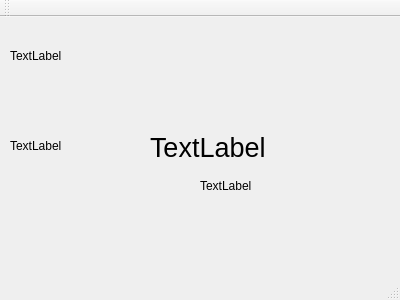
<?xml version="1.0" encoding="UTF-8"?>
<ui version="4.0">
 <class>GetWindow</class>
 <widget class="QMainWindow" name="GetWindow">
  <property name="geometry">
   <rect>
    <x>0</x>
    <y>0</y>
    <width>400</width>
    <height>300</height>
   </rect>
  </property>
  <property name="windowTitle">
   <string>GetWindow</string>
  </property>
  <widget class="QWidget" name="centralWidget">
   <widget class="QLabel" name="label">
    <property name="geometry">
     <rect>
      <x>10</x>
      <y>30</y>
      <width>101</width>
      <height>17</height>
     </rect>
    </property>
    <property name="text">
     <string>TextLabel</string>
    </property>
   </widget>
   <widget class="QLabel" name="label_2">
    <property name="geometry">
     <rect>
      <x>10</x>
      <y>120</y>
      <width>121</width>
      <height>17</height>
     </rect>
    </property>
    <property name="text">
     <string>TextLabel</string>
    </property>
   </widget>
   <widget class="QLabel" name="label_3">
    <property name="geometry">
     <rect>
      <x>150</x>
      <y>100</y>
      <width>251</width>
      <height>61</height>
     </rect>
    </property>
    <property name="font">
     <font>
      <pointsize>20</pointsize>
     </font>
    </property>
    <property name="text">
     <string>TextLabel</string>
    </property>
   </widget>
   <widget class="QLabel" name="label_4">
    <property name="geometry">
     <rect>
      <x>200</x>
      <y>160</y>
      <width>111</width>
      <height>17</height>
     </rect>
    </property>
    <property name="text">
     <string>TextLabel</string>
    </property>
   </widget>
  </widget>
  <widget class="QMenuBar" name="menuBar">
   <property name="geometry">
    <rect>
     <x>0</x>
     <y>0</y>
     <width>400</width>
     <height>22</height>
    </rect>
   </property>
  </widget>
  <widget class="QToolBar" name="mainToolBar">
   <attribute name="toolBarArea">
    <enum>TopToolBarArea</enum>
   </attribute>
   <attribute name="toolBarBreak">
    <bool>false</bool>
   </attribute>
  </widget>
  <widget class="QStatusBar" name="statusBar"/>
 </widget>
 <layoutdefault spacing="6" margin="11"/>
 <resources/>
 <connections/>
</ui>
